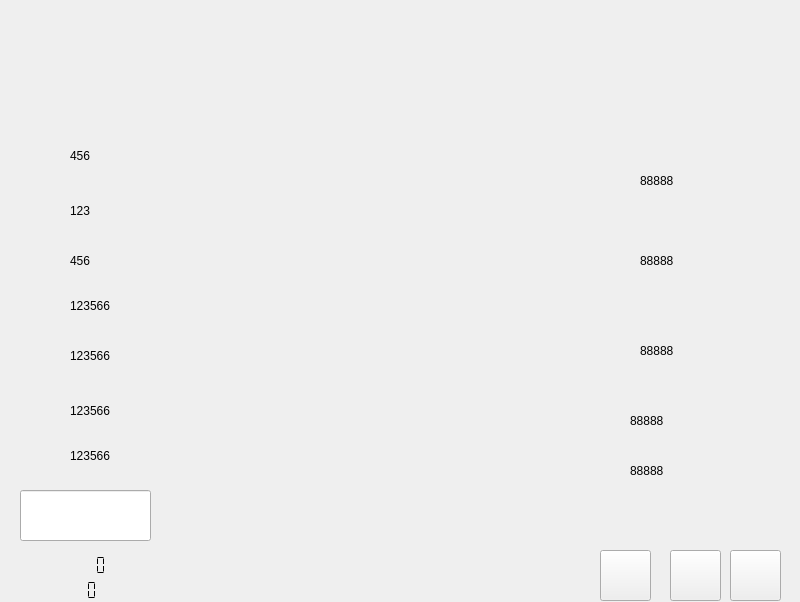
<?xml version="1.0" encoding="UTF-8"?>
<ui version="4.0">
 <class>Widget</class>
 <widget class="QWidget" name="Widget">
  <property name="geometry">
   <rect>
    <x>0</x>
    <y>0</y>
    <width>800</width>
    <height>602</height>
   </rect>
  </property>
  <property name="windowTitle">
   <string>Widget</string>
  </property>
  <property name="styleSheet">
   <string notr="true"/>
  </property>
  <widget class="QLineEdit" name="lineEdit_2">
   <property name="geometry">
    <rect>
     <x>20</x>
     <y>490</y>
     <width>131</width>
     <height>51</height>
    </rect>
   </property>
  </widget>
  <widget class="QPushButton" name="pushButton">
   <property name="geometry">
    <rect>
     <x>670</x>
     <y>550</y>
     <width>51</width>
     <height>51</height>
    </rect>
   </property>
   <property name="styleSheet">
    <string notr="true">border-image: url(:/new/prefix1/img2/mysetup_icon.png);</string>
   </property>
   <property name="text">
    <string/>
   </property>
  </widget>
  <widget class="QLabel" name="label">
   <property name="geometry">
    <rect>
     <x>70</x>
     <y>140</y>
     <width>61</width>
     <height>31</height>
    </rect>
   </property>
   <property name="text">
    <string>456</string>
   </property>
  </widget>
  <widget class="QPushButton" name="pushButton_2">
   <property name="geometry">
    <rect>
     <x>600</x>
     <y>550</y>
     <width>51</width>
     <height>51</height>
    </rect>
   </property>
   <property name="styleSheet">
    <string notr="true">border-image: url(:/new/prefix1/img2/myicon_setup.png);</string>
   </property>
   <property name="text">
    <string/>
   </property>
  </widget>
  <widget class="QLabel" name="label_2">
   <property name="geometry">
    <rect>
     <x>70</x>
     <y>240</y>
     <width>61</width>
     <height>41</height>
    </rect>
   </property>
   <property name="text">
    <string>456</string>
   </property>
  </widget>
  <widget class="QLabel" name="label_3">
   <property name="geometry">
    <rect>
     <x>70</x>
     <y>190</y>
     <width>61</width>
     <height>41</height>
    </rect>
   </property>
   <property name="text">
    <string>123</string>
   </property>
  </widget>
  <widget class="QLabel" name="label_4">
   <property name="geometry">
    <rect>
     <x>70</x>
     <y>290</y>
     <width>61</width>
     <height>31</height>
    </rect>
   </property>
   <property name="text">
    <string>123566</string>
   </property>
  </widget>
  <widget class="QLabel" name="label_6">
   <property name="geometry">
    <rect>
     <x>70</x>
     <y>340</y>
     <width>61</width>
     <height>31</height>
    </rect>
   </property>
   <property name="text">
    <string>123566</string>
   </property>
  </widget>
  <widget class="QLabel" name="label_7">
   <property name="geometry">
    <rect>
     <x>70</x>
     <y>390</y>
     <width>101</width>
     <height>41</height>
    </rect>
   </property>
   <property name="text">
    <string>123566</string>
   </property>
  </widget>
  <widget class="QLabel" name="label_8">
   <property name="geometry">
    <rect>
     <x>70</x>
     <y>440</y>
     <width>91</width>
     <height>31</height>
    </rect>
   </property>
   <property name="text">
    <string>123566</string>
   </property>
  </widget>
  <widget class="QLabel" name="label_9">
   <property name="geometry">
    <rect>
     <x>640</x>
     <y>160</y>
     <width>71</width>
     <height>41</height>
    </rect>
   </property>
   <property name="text">
    <string>88888</string>
   </property>
  </widget>
  <widget class="QLabel" name="label_10">
   <property name="geometry">
    <rect>
     <x>640</x>
     <y>240</y>
     <width>71</width>
     <height>41</height>
    </rect>
   </property>
   <property name="text">
    <string>88888</string>
   </property>
  </widget>
  <widget class="QLabel" name="label_11">
   <property name="geometry">
    <rect>
     <x>640</x>
     <y>330</y>
     <width>71</width>
     <height>41</height>
    </rect>
   </property>
   <property name="text">
    <string>88888</string>
   </property>
  </widget>
  <widget class="QLabel" name="label_12">
   <property name="geometry">
    <rect>
     <x>630</x>
     <y>400</y>
     <width>91</width>
     <height>41</height>
    </rect>
   </property>
   <property name="text">
    <string>88888</string>
   </property>
  </widget>
  <widget class="QLabel" name="label_13">
   <property name="geometry">
    <rect>
     <x>630</x>
     <y>450</y>
     <width>71</width>
     <height>41</height>
    </rect>
   </property>
   <property name="text">
    <string>88888</string>
   </property>
  </widget>
  <widget class="QLCDNumber" name="lcdNumber">
   <property name="geometry">
    <rect>
     <x>20</x>
     <y>580</y>
     <width>81</width>
     <height>21</height>
    </rect>
   </property>
   <property name="styleSheet">
    <string notr="true">selection-color: rgb(255, 0, 0);</string>
   </property>
   <property name="frameShape">
    <enum>QFrame::NoFrame</enum>
   </property>
   <property name="numDigits">
    <number>8</number>
   </property>
   <property name="digitCount">
    <number>8</number>
   </property>
   <property name="segmentStyle">
    <enum>QLCDNumber::Flat</enum>
   </property>
  </widget>
  <widget class="QLCDNumber" name="lcdNumber_2">
   <property name="geometry">
    <rect>
     <x>10</x>
     <y>550</y>
     <width>101</width>
     <height>31</height>
    </rect>
   </property>
   <property name="frameShape">
    <enum>QFrame::NoFrame</enum>
   </property>
   <property name="digitCount">
    <number>10</number>
   </property>
   <property name="segmentStyle">
    <enum>QLCDNumber::Flat</enum>
   </property>
  </widget>
  <widget class="QPushButton" name="pushButton_3">
   <property name="geometry">
    <rect>
     <x>730</x>
     <y>550</y>
     <width>51</width>
     <height>51</height>
    </rect>
   </property>
   <property name="styleSheet">
    <string notr="true">border-image: url(:/new/prefix1/img2/laba.bmp);</string>
   </property>
   <property name="text">
    <string/>
   </property>
  </widget>
 </widget>
 <layoutdefault spacing="6" margin="11"/>
 <resources/>
 <connections/>
</ui>
